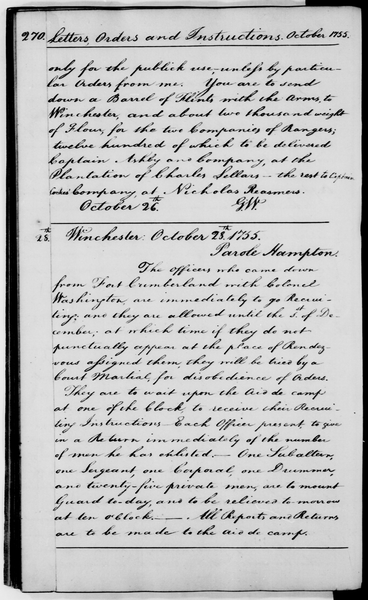
#> input picture images/2700270_small.png, 368 x 600 px
$ jupyter execute --allow-errors aufgabe05.ipynb   (shell and % lines are left out)
#> lines starting #> are read from the running program, lines starting #| are printed output that depends on the picture
### common/features.py
import string
import numpy as np
from collections import defaultdict
from common.corpus import CorpusLoader
from nltk.stem.porter import PorterStemmer  # IGNORE:import-error
import cv2


class AbsoluteTermFrequencies(object):
    """Klasse, die zur Durchfuehrung absoluter Gewichtung von Bag-of-Words
    Matrizen (Arrays) verwendet werden kann. Da Bag-of-Words zunaechst immer in
    absoluten Frequenzen gegeben sein muessen, ist die Implementierung dieser
    Klasse trivial. Sie wird fuer die softwaretechnisch eleganten Unterstuetzung
    verschiedner Gewichtungsschemata benoetigt (-> Duck-Typing).
    """

    def __init__(self, vocabulary=None, category_wordlists_dict=None):
        """Dummy constructor for easier use"""
        pass


    # [32 lines left out: functions weighting, __repr__, __format__, not called in this run]


class RelativeTermFrequencies(object):
    """Realisiert eine Transformation von in absoluten Frequenzen gegebenen
    Bag-of-Words Matrizen (Arrays) in relative Frequenzen.
    """

    def __init__(self, vocabulary=None, category_wordlists_dict=None):
        """Dummy constructor for easier use"""
        pass


    # [31 lines left out: functions weighting, __repr__, __format__, not called in this run]


class RelativeInverseDocumentWordFrequencies(object):
    """Realisiert eine Transformation von in absoluten Frequenzen gegebenen
    Bag-of-Words Matrizen (Arrays) in relative - inverse Dokument Frequenzen.
    """

    # [72 lines left out: functions __init__, weighting, __repr__, __format__, not called in this run]


class BagOfWords(object):
    """Berechnung von Bag-of-Words Repraesentationen aus Wortlisten bei
    gegebenem Vokabular.
    """

    # [86 lines left out: functions __init__, category_bow_dict, most_freq_words, not called in this run]


class WordListNormalizer(object):

    # [45 lines left out: functions __init__, normalize_words, not called in this run]


class IdentityFeatureTransform(object):
    """Realisert eine Transformation auf die Identitaet, bei der alle Daten
    auf sich selbst abgebildet werden. Die Klasse ist hilfreich fuer eine
    softwaretechnisch elegante Realisierung der Funktionalitaet "keine Transformation
    der Daten durchfuehren" (--> Duck-Typing).
    """

    def estimate(self, train_data, train_labels):
        pass


    def transform(self, data):
        return data


class TopicFeatureTransform(object):
    """Realsiert statistische Schaetzung eines Topic Raums und Transformation
    in diesen Topic Raum.
    """

    # [72 lines left out: functions __init__, estimate, transform, compute_sift_descriptors, not called in this run]

### aufgabe5/aufgabe05.ipynb
**Fachprojekt Dokumentenanalyse** *WS 22/23* -- *Philipp Oberdiek, Gernot A. Fink* -- *Technische Universität Dortmund, Lehrstuhl XII, Mustererkennung in eingebetteten Systemen*
---
# Aufgabe 5: Bag-of-Features

Bisher haben wir Bag-of-Words Repräsentationen auf maschinenlesbaren Texten betrachtet. Das Bag-of-Words Konzept lässt sich allerdings auch auf Bilder übertragen. Allgemeiner spricht man dann von Bag-of-Features. Dabei wird die 'Bag' (also das Histogramm) nicht mehr über Wortstämme gebildet sondern über andere typische Merkmalsausprägungen ([Introduction to the bag-of-features principle](http://arxiv.org/pdf/1101.3354.pdf)).

Für Bilder haben sich in diesem Zusammenhang Merkmale etabliert, die auf lokalen Bilddeskriptoren beruhen. Ein lokaler Bilddeskriptor liefert dabei eine (numerische) Beschreibung der lokalen Nachbarschaft eines bestimmten Bildpunkts.

Um die typischen lokalen Bilddeskriptoren für eine Problemdomäne (repräsentiert durch einen Beispieldatensatz) zu finden, führt man eine Clusteranalyse durch. Die Clusterrepräsentanten sind dann die typischen Ausprägungen für die Deskriptoren, die zu dem Cluster gehören. In Analogie zu dem Bag-of-Words Ansatz nennt man sie auch Visual Words und die Menge aller Visual Words das Visual Vocabulary.

Möchte man eine Bag-of-Features Repräsentation eines Bildes berechnen, berechnet man zunächst Deskriptoren. Da es im Vorfeld nicht immer einfach ist zu bestimmen welche Bildbereiche relevant bzw nicht relevant sind, berechnet man die Deskriptoren an den Punkten eines regelmässigen Gitters. Jedem Deskriptor wird nun das ähnlichste Visual Word aus dem Visual Vocabulary zugeordnet. Dies bezeichnet man als Quantisierung. Die Bag-of-Features wird gebildet indem man das Histogramm über die Visual Words in dem Bild bzw in einem Bildausschnitt berechnet.
Erläutern Sie die Begriffe Visual Word und Visual Vocabulary mit Ihren eigenen Worten. Stellen Sie die Analogie zwischen Bag-of-Words und Bag-of-Features her:

**Antwort:**

Ein *Visual Word* wird einem Descriptor mit der höchsten Ähnlichkeit zugeordnet.
Ein *Visual Vocabulary* beinhaltet alle Visual Words, die wir zuvor berechneten Descriptoren zuordnen können.

Bag-of-Words          ->     Bag-of-Features

Wort                  ->     Visual Word

typische Wortstämme   ->     Visual Vocabulary

## Lokale Bilddeskriptoren

Ein beliebter lokaler Bilddeskriptor ist der [SIFT (Scale Invariant Feature Transform)](http://www.robots.ox.ac.uk/~vgg/research/affine/det_eval_files/lowe_ijcv2004.pdf) Deskriptor (siehe auch Vorlesung Computer Vision). Das SIFT Verfahren besteht aus einem Schritt zur Detektion 'interessanter' lokaler Bildpunkte und einem Schritt zu deren Beschreibung (Deskriptor). Da wir die Deskriptoren in einem regelmässigen Gitter berechnen werden, wird der Detektor hier nicht verwendet. Der Deskriptor basiert auf Statistiken (Histogrammen) von (lokalen) Bildgradienten.

## Bildgradienten

Bei dem Bildgradienten handelt es sich um die (zweidimensionale) Ableitung der Bildintensität (Grauwert) nach $x$ und $y$. In der Praxis approximiert man ihn (diskretes Signal) durch spezielle Operatoren. Dieses Konzept soll zunächst anhand eines eindimensionalen Beipiels verdeutlicht werden.

Berechnen Sie (händisch) die [Kreuzkorrelation](https://de.wikipedia.org/wiki/Kreuzkorrelation) des Signals
`[0, 0, 0, 1, 2, 3, 4, 5, 0, 0, 9, 3, 0, 0]`
mit der Maske
`[-1, 0, 1]`
Wie kann man die Randfälle behandeln?
Diskutieren Sie Eigenschaften und Funktionen des Filters (Hochpass).

**Antwort:**

`[0, 1, 2, 2, 2, 2, -4, -5, 9, 3, -9, -3]`

- Randfälle können dadurch behandelt werden, indem die Maske nur bis zum Rand vom Grid angewendet wird, wodurch das Ergebnis in $x$ und $y$ Richtung jeweils um einen Pixel kleiner wird. Oder wir erweitern das Grid mit dem Randwerten, sodass die Maske genau auf das ursprüngliche Grid "drauf passt" und das Ergebnis der Maske wieder die gleichen Dimensionen hat wie das ursprüngliche Grid.
- Der Filter verstärkt die Unterschiede zwischen den verschiedenen Ableitungen, wodurch deutlicher wird, wo es Änderungen gibt.

Der Operator lässt sich auf zweidimensionale diskrete Signale verallgemeinern. Dabei benötigt man eine zweidimensionale Maske für horizontale Kanten und eine für vertikale Kanten. Zeigen Sie wie beide Masken durch geeignete Multiplikationen der Vektoren $[-1, 0, 1]$ und $[1, 1, 1]$ gebildet werden können. Es resultiert der sogenannte _Prewitt Operator_.

**Antwort:**

$$G_x = [1, 1, 1]^T * [-1, 0, 1] = [[-1, 0, 1], [-1, 0, 1], [-1, 0, 1]]$$
$$G_y = [-1, 0, 1]^T * [1, 1, 1] = [[-1, -1, -1], [0, 0, 0], [1, 1, 1]]$$

In der Praxis konstruiert man den Operator häufig mit dem Tiefpass Filter $[1, 2, 1]$ Dabei ergibt sich der _Sobel Operator_. Berechnen Sie beide Masken des Sobel Operators und diskutieren Sie den Unterschied zwischen Prewitt und Sobel.

**Antwort:**

$$G_x = [1, 2, 1]^T * [-1, 0, 1] = [[-1, 0, 1], [-2, 0, 2], [-1, 0, 1]]$$
$$G_y = [-1, 0, 1]^T * [1, 2, 1] = [[-1, -2, -1], [0, 0, 0], [1, 2, 1]]$$

Der *Sobel Operator* die Pixel, die direkt am aktuell betrachteten Pixel anliegen mehr als die Pixel, die weiter entfernt sind, wodurch die Unterschiede noch punktueller hervorgehoben werden im Vergleich zum *Prewitt Operator*.

An folgendem Dokumentenabbild sollen der Sobel-Operator, lokale Bilddeskriptoren und Bag-of-Features Repräsentionen erprobt werden. Es stehen zwei Versionen zur Verfügung. `2700270_small.png` ist für eine performantere Ausführung geeignet. `2700270.png` ist wesentlich hochauflösender, so dass bestimmte Details besser sichtbar werden. Bedenken Sie, dass bei der Verwendung von `2700270.png` unter Umständen die Deskriptorparameter (siehe unten) angepasst werden müssen.

[cell 1]
# added

import sys

if ".." not in sys.path:
    sys.path.append("..")

import os
import PIL.Image as Image
import matplotlib.pyplot as plt
import matplotlib.cm as cm
import numpy as np

document_image_filename = os.path.abspath(os.path.join('..', 'images', '2700270_small.png'))
image = Image.open(document_image_filename)
#> image is the input picture: PIL image 368x600 L; min 0, max 248, mean 188.7
# Für später folgende Verarbeitungsschritte muss das Bild mit float32-Werten vorliegen.
im_arr = np.asarray(image, dtype='float32')
# Die colormap legt fest wie die Intensitätswerte interpretiert werden.
plt.imshow(im_arr, cmap=cm.get_cmap('Greys_r'))

Berechnen Sie das Ergebnis des Sobel-Operators mit der horizontalen und vertikalen Maske. Visualisieren Sie die Ergebnisse und achten Sie auf eine geeignete Normalisierung der Werte. Eine Verschiebung des Wertebereichs reicht dabei aus. Für die Kreuzkorrelation können Sie die Funktion [`scipy.signal.correlate2d`](http://docs.scipy.org/doc/scipy/reference/generated/scipy.signal.correlate2d.html) verwenden. Für die Visualisierung ist die Funktion [`matplotlib.pyplot.imshow`](https://matplotlib.org/stable/api/_as_gen/matplotlib.pyplot.imshow.html) gut geeignet.

[cell 2]
from scipy.signal import correlate2d

sobel_h = np.asarray([[-1, -2, -1], [0, 0, 0], [1, 2, 1]])
sobel_v = np.asarray([[-1, 0, 1], [-2, 0, 2], [-1, 0, 1]])

gx = correlate2d(im_arr, sobel_h, mode='full', boundary='fill')
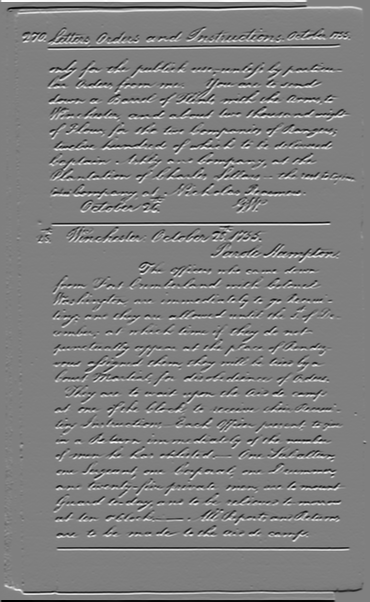
#> gx: shape (602, 370) float64; min -932, max 927, mean 0; drawn with min black and max white

plt.imshow(gx, cmap=cm.get_cmap('Greys_r'))

[cell 3]
gy = correlate2d(im_arr, sobel_v, mode='full', boundary='fill')
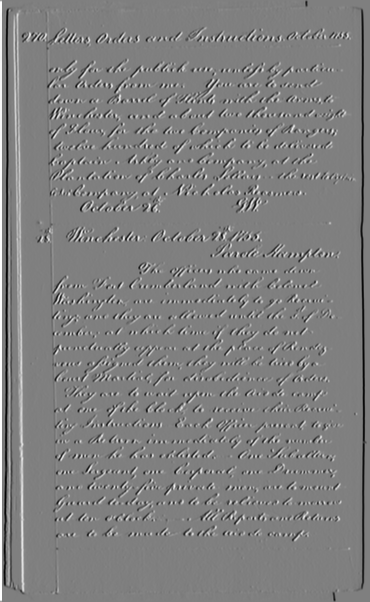
#> gy: shape (602, 370) float64; min -944, max 939, mean 0; drawn with min black and max white
plt.imshow(gy, cmap=cm.get_cmap('Greys_r'))

Folgend werden wir die Gradienten-Magnituden und -Orientierungen berechnen und visualisieren.

Visualisierung der Magnituden:

- Normalisieren Sie die Werte in das Intervall $[0, 1]$

Visualisierung der Orientierungen:

- Verwenden Sie den [HSV Farbraum](http://de.wikipedia.org/wiki/HSV-Farbraum)

Erläutern Sie warum dieser Farbraum dafür besonders geeignet ist.

**Antwort:**

Der Farbraum ist ein Kreis und daher kann allein an den Farben abgelesen werden, in welche Richtung die Orientierung geht. Die Sättigung (S) und Helligkeit (V) sind für den Farbraum nicht so relevant wie für andere Farbräume (bspw. RGB).

Berechnen Sie nun die (approximierten) Gradienten-Magnituden und -Orientierungen. Gehen Sie dabei wie folgt vor:

- Berechnen Sie die Orientierungen im Bogenmass. Verwenden Sie dabei
  [`numpy.arctan2`](http://docs.scipy.org/doc/numpy/reference/generated/numpy.arctan2.html)
- Normalisieren Sie die Orientierungen im Bogenmass in das Intervall $[0, 1]$
- Erstellen Sie ein NumPy Array der Form $(M,N,3)$ wobei $M$ die Anzahl Zeilen und $N$ die Anzahl Spalten bezeichnet. Setzen Sie alle Werte auf 1. Verwenden Sie einen `float` Datentyp (siehe auch [`numpy.ones`](http://docs.scipy.org/doc/numpy/reference/generated/numpy.ones.html)).
- Schreiben Sie die normalisierten Orientierungen in den ersten Kanal des zuvor erstellen Arrays. Indizieren Sie das Array dazu mit `[:,:,0]`.
- Konvertieren Sie das Bild aus dem HSV Farbraum in den [RGB Farbraum](http://de.wikipedia.org/wiki/RGB-Farbraum). Dieser Farbraum wird standardmässig in matplotlib verwendet. Verwenden Sie für die Konvertierung die Funktion [`matplotlib.colors.hsv_to_rgb`](http://matplotlib.org/api/colors_api.html#matplotlib.colors.hsv_to_rgb)
- Visualisieren Sie das RGB Bild

[cell 4]
import matplotlib

g_dir = np.arctan2(gy, gx)
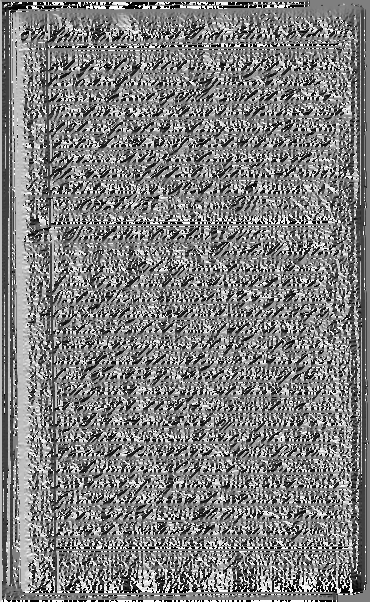
#> g_dir: shape (602, 370) float64; min -3.14, max 3.14, mean -0.0216; drawn with min black and max white
g_dir_normalized = (g_dir - g_dir.min()) / (g_dir.max() - g_dir.min())

im_orient_hsv = np.ones((gx.shape[0], gx.shape[1], 3), dtype='float32')
im_orient_hsv[:, :, 0] = g_dir_normalized
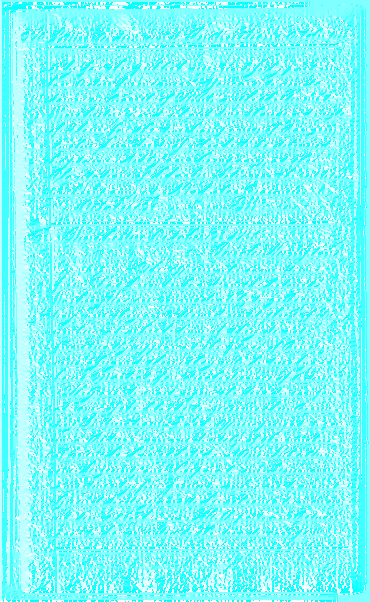
#> im_orient_hsv: shape (602, 370, 3) float32; mean of channels 0, 1, 2 0.497, 1, 1; drawn as R, G, B
im_orient_rgb = matplotlib.colors.hsv_to_rgb(im_orient_hsv)
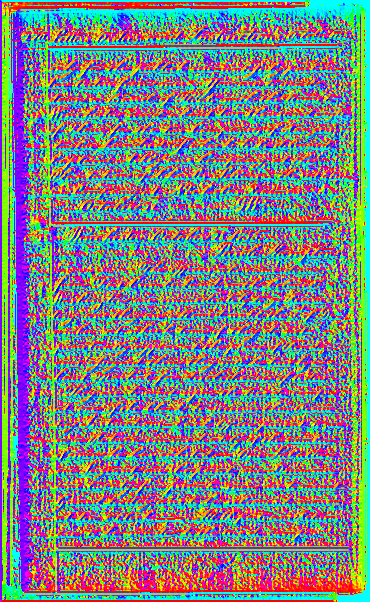
#> im_orient_rgb: shape (602, 370, 3) float32; mean R, G, B 0.492, 0.511, 0.513
plt.imshow(im_orient_rgb)

Erstellen Sie abschliessend eine gemeinsame Visulisierung der Magnituden und Gradienten. Gehen Sie dabei vor wie bei der Visualisierung der Orientierungen, zusätzlich schreiben Sie aber noch die normalisierten Magnituden in den $V$ Kanal des HSV Bildes. Führen Sie die Konvertierung in den RGB Farbraum durch und visualisieren Sie das Ergebnis.

[cell 5]
im_sobel_hsv = np.ones_like(im_orient_hsv)

# Gradienten
im_sobel_hsv[:, :, 0] = (gx - gx.min()) / (gx.max() - gx.min())
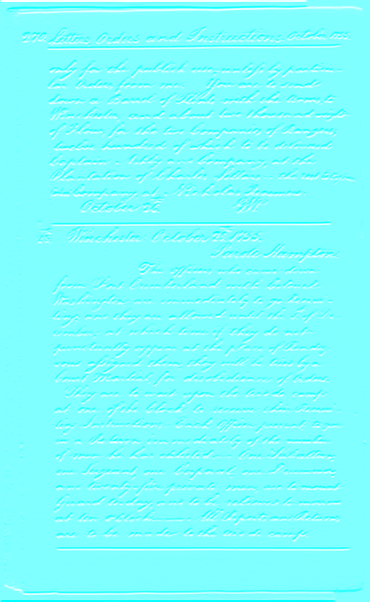
#> im_sobel_hsv: shape (602, 370, 3) float32; mean of channels 0, 1, 2 0.501, 1, 1; drawn as R, G, B
im_sobel_hsv[:, :, 1] = (gy - gy.min()) / (gy.max() - gy.min())
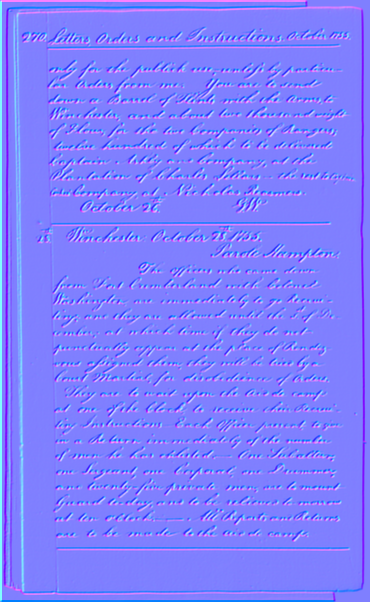
#> im_sobel_hsv: shape (602, 370, 3) float32; mean of channels 0, 1, 2 0.501, 0.501, 1; drawn as R, G, B

# Magnituden
g_mag = np.sqrt(gx**2 + gy**2)
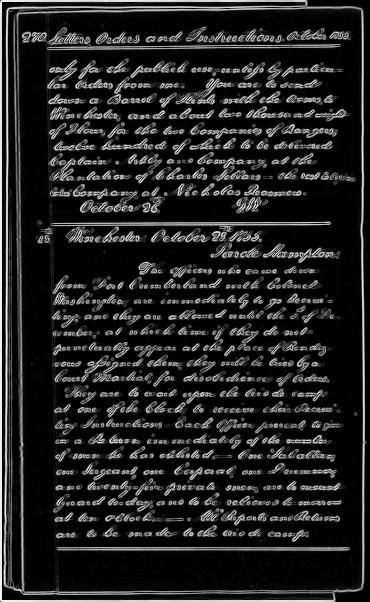
#> g_mag: shape (602, 370) float64; min 0, max 988.5, mean 136.3; drawn with min black and max white
im_sobel_hsv[:, :, 2] = (g_mag - g_mag.min()) / (g_mag.max() - g_mag.min())
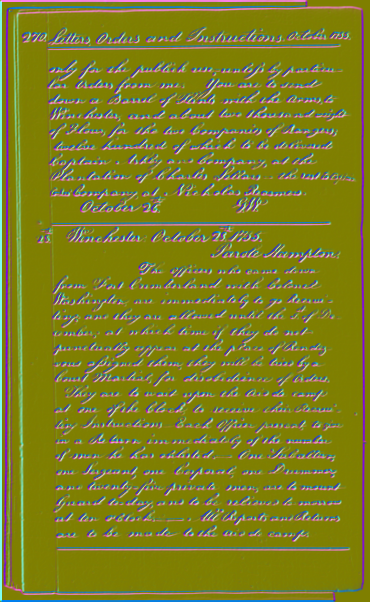
#> im_sobel_hsv: shape (602, 370, 3) float32; mean of channels 0, 1, 2 0.501, 0.501, 0.138; drawn as R, G, B
im_sobel_rgb = matplotlib.colors.hsv_to_rgb(im_sobel_hsv)
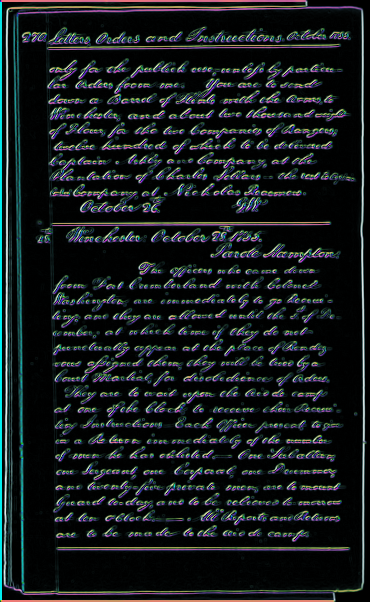
#> im_sobel_rgb: shape (602, 370, 3) float32; mean R, G, B 0.0903, 0.11, 0.116
plt.imshow(im_sobel_rgb)

Erläutern Sie wie sie den HSV Farbraum für die Visualisierung verwendet haben. Erklären Sie wie sowohl die Magnituden als auch die Orientierungen an jedem Bildpunkt sichtbar gemacht werden.

**Antwort:**

Wir haben der HSV Farbraum für die Farbraum benutzt, indem wir die drei Eigenschaften H, S und V mit drei Eigenschaften unserer Analyse verbunden haben. Die Farbe (H = Hue) wird durch die den Gradienten bestimmt, der mit dem vertikalen Sobel Filter generiert wurde und die Sättigung (S = Saturation) wird durch die horizontalen Sobel Filter bestimmt. Für die Helligkeit (V = Value) haben wir die Magnitude der Änderungen, die durch die Filter berechnet wurde bestimmt und auf diesen Wert gesetzt. So können wir durch die Farbe, die Sättigung und die Helligkeit direkt bestimmen, welche Magnitude und Orietierung an dem jeweiligem Pixel herrscht.

Basierend auf den Bildgradienten können nun Bilddeskriptoren berechnet werden. Der SIFT Deskriptor basiert auf lokalen Gradientenhistogrammen. Um die Gradienten in einem Histogramm zu erfassen, quantisiert man sie auf 8 Hauptrichtungen.

[cell 6]
# Quantisieren Sie die Gradientenorientierungen in 8 Hauptrichtungen
num_bins = 8
bin = np.floor(g_dir_normalized * (num_bins - 1)) / (num_bins - 1)
#> (the rest of the program and of its run is left out)
